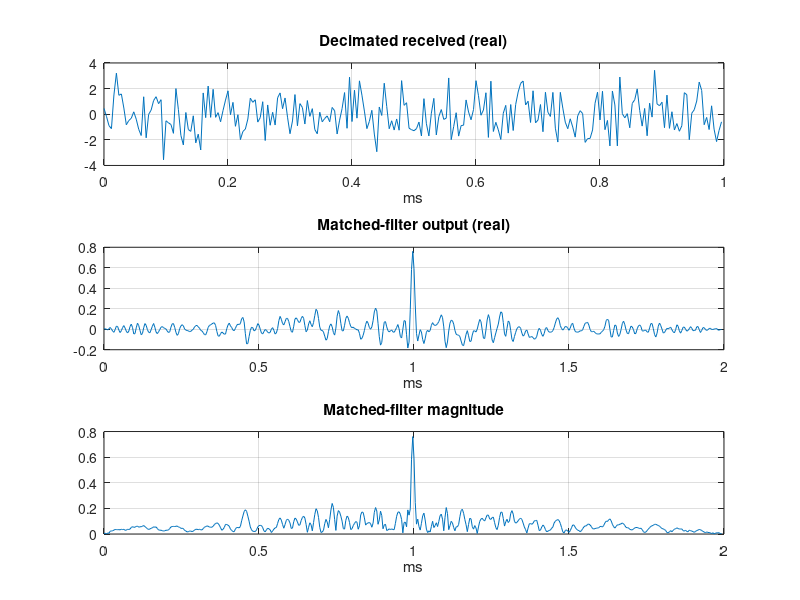

This chart was generated by the following MATLAB code:
% Generates chirp → noise → decimate → matched-filter (normalized) → plot →
% export coeff + input as 16-bit binary for Verilog $readmemb.

clear; clc; close all;

%% 1) Parameters ------------------------------------------------------------
Fs     = 5e6;                % sample rate [Hz]
T      = 1e-3;               % pulse length [s]
B      = 100e3;              % bandwidth [Hz]
D      = 20;                 % decimation factor
Fs_dec = Fs/D;               % decimated rate
t      = (0:1/Fs:T-1/Fs).';  % column vector

SNRdB  = -5;                 % input SNR

%% 2) Create chirp + noise -------------------------------------------------
k   = B/T;
phi = 2*pi*(-B/2*t + 0.5*k*t.^2);
s   = exp(1j*phi);
Px  = mean(abs(s).^2);
Pn  = Px/10^(SNRdB/10);
r   = s + sqrt(Pn/2)*(randn(size(s))+1j*randn(size(s)));

%% 3) Decimate --------------------------------------------------------------
s_dec = downsample(s, D);     % ~250 samples
r_dec = downsample(r, D);

%% 4) Build & apply **normalized** matched filter -------------------------
N     = numel(s_dec);
h_dec = conj(flipud(s_dec))/N; % normalize by length
y_dec = conv(r_dec, h_dec);
mag_y = abs(y_dec);

%% 5) SNR check & plots ----------------------------------------------------
in_snr  = 10*log10(Px/Pn) - 10*log10(D);
out_snr = 10*log10(max(mag_y)^2/var(mag_y));
fprintf('Input SNR (decimated) ≈ %.1f dB,  Output ≈ %.1f dB\n', in_snr, out_snr);

figure;
subplot(3,1,1);
plot((0:N-1)/Fs_dec*1e3, real(r_dec)); grid on;
title('Decimated received (real)'); xlabel('ms');

subplot(3,1,2);
plot((0:numel(y_dec)-1)/Fs_dec*1e3, real(y_dec)); grid on;
title('Matched-filter output (real)'); xlabel('ms');

subplot(3,1,3);
plot((0:numel(mag_y)-1)/Fs_dec*1e3, mag_y); grid on;
title('Matched-filter magnitude'); xlabel('ms');

%% 6) Export binary-text for Verilog $readmemb -----------------------------
FS      = 2^15-1;
minInt  = -2^15;
maxInt  =  2^15-1;

% --- a) coeffs at full Q15 (normalized) ---
h_re_i = int16(round(real(h_dec)*FS));
h_im_i = int16(round(imag(h_dec)*FS));
h_re_i = max(min(h_re_i,int16(maxInt)),int16(minInt));
h_im_i = max(min(h_im_i,int16(maxInt)),int16(minInt));
h_re_u = typecast(h_re_i,'uint16');
h_im_u = typecast(h_im_i,'uint16');

% --- b) auto-scale receive to 90% FS ---
allRe  = real(r_dec(:));
allIm  = imag(r_dec(:));
pk     = max([abs(allRe);abs(allIm)]);
scale  = (FS/pk)*0.9;
fprintf('Auto-scale factor = %.3f (raw peak=%.3f)\n', scale, pk);

r_re_i = int16(round(allRe*scale));
r_im_i = int16(round(allIm*scale));
r_re_i = max(min(r_re_i,int16(maxInt)),int16(minInt));
r_im_i = max(min(r_im_i,int16(maxInt)),int16(minInt));
r_re_u = typecast(r_re_i,'uint16');
r_im_u = typecast(r_im_i,'uint16');

% --- c) write files ---
f_cr = fopen('coeff_real_bin.txt','w');
f_ci = fopen('coeff_imag_bin.txt','w');
f_rr = fopen('input_real_bin.txt','w');
f_ri = fopen('input_imag_bin.txt','w');

for k = 1:N
    fprintf(f_cr, '%s\n', dec2bin(h_re_u(k),16));
    fprintf(f_ci, '%s\n', dec2bin(h_im_u(k),16));
end
for k = 1:N
    fprintf(f_rr, '%s\n', dec2bin(r_re_u(k),16));
    fprintf(f_ri, '%s\n', dec2bin(r_im_u(k),16));
end

fclose(f_cr); fclose(f_ci);
fclose(f_rr); fclose(f_ri);

fprintf('Exported %d taps and %d samples.\n', N, N);
